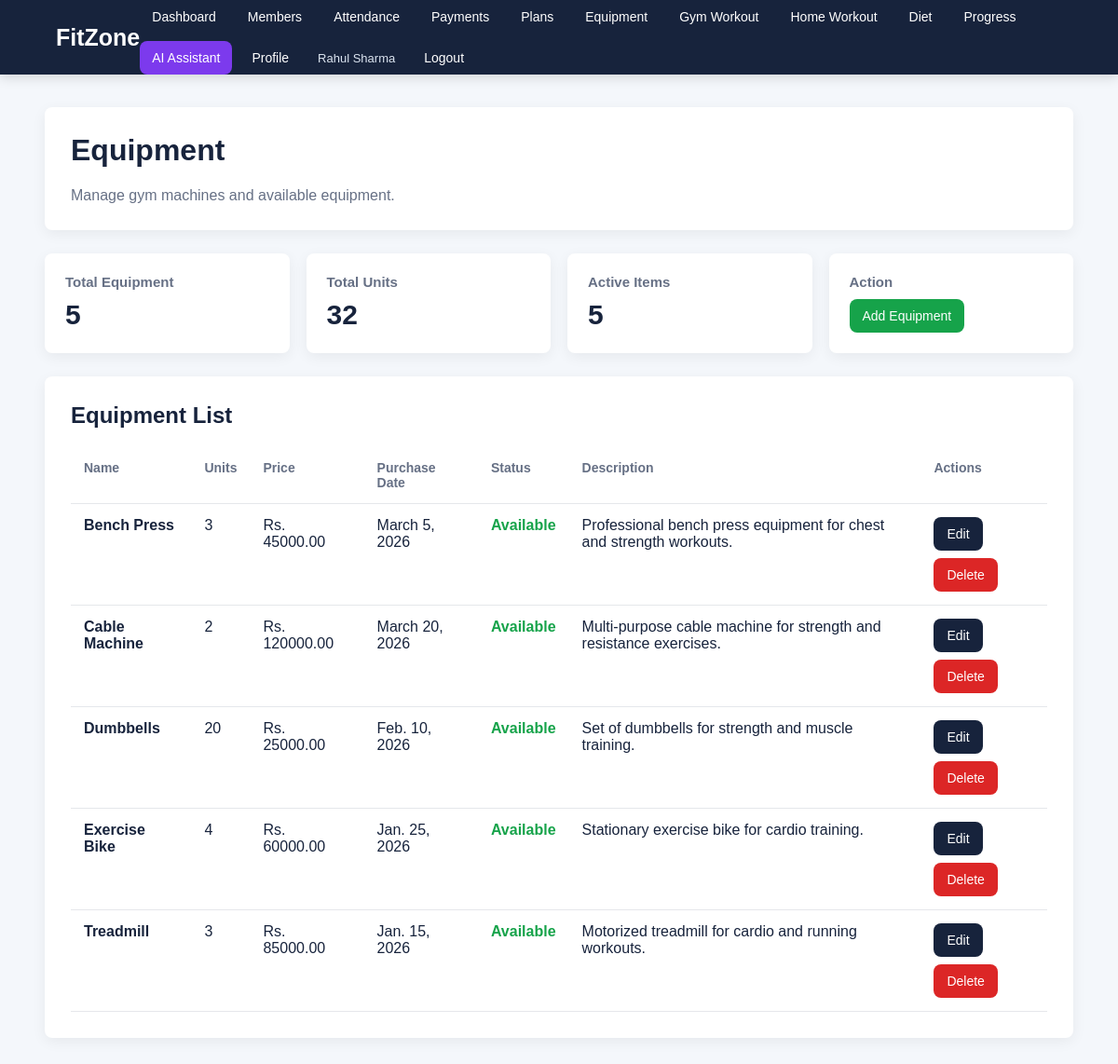
The page /equipment/ (signed in) on the database its author committed.
### gymapp/models.py (models this page shows, shortened)
class CustomUser(AbstractUser):
    ROLE_CHOICES = [
        ("admin", "Admin"),
        ("member", "Member"),
    ]
    role = models.CharField(
        max_length=20,
        choices=ROLE_CHOICES,
        default="member"
    )

class Equipment(models.Model):
    name = models.CharField(max_length=100)
    description = models.TextField(blank=True)
    units = models.PositiveIntegerField(default=1)
    purchase_date = models.DateField(
        default=timezone.now
    )
    price = models.DecimalField(
        max_digits=10,
        decimal_places=2
    )
    is_active = models.BooleanField(default=True)

### gymapp/views.py (the view)
# urls.py: path("equipment/", views.equipment, name="equipment"),
@login_required
def equipment(request):
    equipment_list = Equipment.objects.all().order_by("name")
    return render(
        request,
        "equipment.html",
        {
            "equipment": equipment_list,
            "active_equipment": equipment_list.filter(is_active=True).count(),
            "total_units": sum(item.units for item in equipment_list),
        },
    )

### templates/equipment.html
{% extends "base.html" %}
{% block content %}
<div class="page-container">
    <div class="page-header">
        <h1>Equipment</h1>
        <p>Manage gym machines and available equipment.</p>
    </div>
    <div class="stats">
        <div class="stat">
            <h3>Total Equipment</h3>
            <div class="number">{{ equipment|length }}</div>
        </div>
        <div class="stat">
            <h3>Total Units</h3>
            <div class="number">{{ total_units }}</div>
        </div>
        <div class="stat">
            <h3>Active Items</h3>
            <div class="number">{{ active_equipment }}</div>
        </div>
        <div class="stat">
            <h3>Action</h3>
            <a href="{% url 'equipment_add' %}" class="button success">Add Equipment</a>
        </div>
    </div>
    <div class="section">
        <h2>Equipment List</h2>
        {% if equipment %}
            <div class="table-wrapper">
                <table>
                    <thead>
                        <tr>
                            <th>Name</th>
                            <th>Units</th>
                            <th>Price</th>
                            <th>Purchase Date</th>
                            <th>Status</th>
                            <th>Description</th>
                            <th>Actions</th>
                        </tr>
                    </thead>
                    <tbody>
                        {% for item in equipment %}
                            <tr>
                                <td><strong>{{ item.name }}</strong></td>
                                <td>{{ item.units }}</td>
                                <td>Rs. {{ item.price }}</td>
                                <td>{{ item.purchase_date }}</td>
                                <td>
                                    {% if item.is_active %}
                                        <span class="status-good">Available</span>
                                    {% else %}
                                        <span class="status-bad">Inactive</span>
                                    {% endif %}
                                </td>
                                <td>{{ item.description|default:"-" }}</td>
                                <td>
                                    <div class="actions">
                                        <a href="{% url 'equipment_edit' item.pk %}" class="button">Edit</a>
                                        <a href="{% url 'equipment_delete' item.pk %}" class="button danger">Delete</a>
                                    </div>
                                </td>
                            </tr>
                        {% endfor %}
                    </tbody>
                </table>
            </div>
        {% else %}
            <div class="empty">No equipment records found.</div>
        {% endif %}
    </div>
</div>
{% endblock %}

### templates/base.html (shortened to what this page needs)
<!DOCTYPE html>
<html lang="en">
<head>
</head>
<body>
    <nav class="navbar">
        <a href="{% url 'dashboard' %}" class="logo">FitZone</a>
        <div class="nav-links">
            {% if user.is_authenticated %}
                <a href="{% url 'dashboard' %}">Dashboard</a>
                <a href="{% url 'members' %}">Members</a>
                <a href="{% url 'attendance' %}">Attendance</a>
                <a href="{% url 'payments' %}">Payments</a>
                <a href="{% url 'membership_plans' %}">Plans</a>
                <a href="{% url 'equipment' %}">Equipment</a>
                <a href="{% url 'workout' %}">Gym Workout</a>
                <a href="{% url 'home_workout' %}">Home Workout</a>
                <a href="{% url 'diet' %}">Diet</a>
                <a href="{% url 'progress' %}">Progress</a>
                <a href="{% url 'ai_assistant' %}" class="ai-link">AI Assistant</a>
                <a href="{% url 'profile' %}">Profile</a>
                <span class="user-label">{{ user.get_full_name|default:user.username }}</span>
                <form method="post" action="{% url 'logout' %}">
                    <button type="submit" class="logout-button">Logout</button>
                </form>
            {% else %}
                <a href="{% url 'login' %}">Login</a>
                <a href="{% url 'register' %}">Register</a>
            {% endif %}
        </div>
    </nav>
    <div class="content">
        {% block content %}{% endblock %}
    </div>
</body>
</html>

### templates/base.html (style rules this page uses)
* { box-sizing: border-box; }
body { margin: 0; font-family: Arial, sans-serif; background: #f4f7fb; color: #17233c; }
a { color: inherit; text-decoration: none; }
.navbar { background: #17233c; padding: 0 5%; min-height: 70px; display: flex; align-items: center; justify-content: space-between; box-shadow: 0 3px 12px rgba(0, 0, 0, 0.15); }
.logo { color: white; font-size: 25px; font-weight: bold; }
.nav-links { display: flex; gap: 8px; align-items: center; flex-wrap: wrap; }
.nav-links a, .logout-button { color: white; background: transparent; border: 0; padding: 10px 13px; border-radius: 8px; font-size: 14px; font-family: Arial, sans-serif; cursor: pointer; }
.ai-link { background: #7c3aed !important; }
.user-label { color: #dbe4f0; font-size: 13px; padding: 8px 10px; }
.content { min-height: calc(100vh - 70px); }
.page-container { width: 92%; max-width: 1200px; margin: 35px auto; }
.page-header, .section, .card { background: white; padding: 28px; border-radius: 8px; margin-bottom: 25px; box-shadow: 0 4px 15px rgba(0, 0, 0, 0.06); }
.page-header h1, .section h2, .card h2 { margin-top: 0; }
.page-header p { margin-bottom: 0; color: #667085; }
.stats { display: grid; grid-template-columns: repeat(4, 1fr); gap: 18px; margin-bottom: 25px; }
.stat { background: white; padding: 22px; border-radius: 8px; box-shadow: 0 4px 15px rgba(0, 0, 0, 0.06); }
.stat h3 { margin: 0 0 10px; color: #667085; font-size: 15px; }
.number { font-size: 30px; font-weight: bold; }
.table-wrapper { overflow-x: auto; }
table { width: 100%; border-collapse: collapse; }
th, td { padding: 14px; text-align: left; border-bottom: 1px solid #e5e7eb; vertical-align: top; }
th { color: #667085; font-size: 14px; }
.actions { display: flex; gap: 8px; flex-wrap: wrap; align-items: center; }
.button, button.button { display: inline-block; border: 0; border-radius: 8px; background: #17233c; color: white; padding: 10px 14px; font-family: Arial, sans-serif; font-size: 14px; cursor: pointer; }
.button.danger { background: #dc2626; }
.button.success { background: #16a34a; }
.status-good { color: #16a34a; font-weight: bold; }

### rows shown on the page
CustomUser: get_full_name "Rahul Sharma"
Equipment: name "Bench Press", units "3", price "45000.00", purchase_date "March 5, 2026", is_active "Available", description "Professional bench press equipment for chest and strength workouts."
Equipment: name "Cable Machine", units "2", price "120000.00", purchase_date "March 20, 2026", is_active "Available", description "Multi-purpose cable machine for strength and resistance exercises."
Equipment: name "Dumbbells", units "20", price "25000.00", purchase_date "Feb. 10, 2026", is_active "Available", description "Set of dumbbells for strength and muscle training."
Equipment: name "Exercise Bike", units "4", price "60000.00", purchase_date "Jan. 25, 2026", is_active "Available", description "Stationary exercise bike for cardio training."
Equipment: name "Treadmill", units "3", price "85000.00", purchase_date "Jan. 15, 2026", is_active "Available", description "Motorized treadmill for cardio and running workouts."

### other values the page prints
{{ equipment|length }} "5"
{{ total_units }} "32"
{{ active_equipment }} "5"
